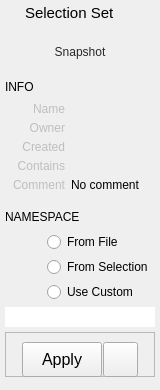
<?xml version="1.0" encoding="UTF-8"?>
<ui version="4.0">
 <class>Form</class>
 <widget class="QWidget" name="Form">
  <property name="geometry">
   <rect>
    <x>0</x>
    <y>0</y>
    <width>160</width>
    <height>390</height>
   </rect>
  </property>
  <property name="sizePolicy">
   <sizepolicy hsizetype="Preferred" vsizetype="Preferred">
    <horstretch>0</horstretch>
    <verstretch>0</verstretch>
   </sizepolicy>
  </property>
  <property name="minimumSize">
   <size>
    <width>160</width>
    <height>390</height>
   </size>
  </property>
  <property name="maximumSize">
   <size>
    <width>300</width>
    <height>16777215</height>
   </size>
  </property>
  <property name="windowTitle">
   <string>Form</string>
  </property>
  <property name="styleSheet">
   <string notr="true"/>
  </property>
  <layout class="QVBoxLayout" name="verticalLayout">
   <property name="spacing">
    <number>5</number>
   </property>
   <property name="leftMargin">
    <number>5</number>
   </property>
   <property name="topMargin">
    <number>2</number>
   </property>
   <property name="rightMargin">
    <number>5</number>
   </property>
   <property name="bottomMargin">
    <number>2</number>
   </property>
   <item>
    <layout class="QHBoxLayout" name="horizontalLayout_18">
     <property name="leftMargin">
      <number>2</number>
     </property>
     <property name="topMargin">
      <number>2</number>
     </property>
     <property name="rightMargin">
      <number>2</number>
     </property>
     <property name="bottomMargin">
      <number>0</number>
     </property>
     <item>
      <widget class="QLabel" name="label_6">
       <property name="maximumSize">
        <size>
         <width>13</width>
         <height>13</height>
        </size>
       </property>
       <property name="text">
        <string/>
       </property>
       <property name="pixmap">
        <pixmap>../images/selectionSet2.png</pixmap>
       </property>
       <property name="scaledContents">
        <bool>true</bool>
       </property>
      </widget>
     </item>
     <item>
      <widget class="QLabel" name="label_2">
       <property name="font">
        <font>
         <family>Arial</family>
         <pointsize>11</pointsize>
         <weight>50</weight>
         <bold>false</bold>
        </font>
       </property>
       <property name="text">
        <string>Selection Set</string>
       </property>
      </widget>
     </item>
    </layout>
   </item>
   <item>
    <layout class="QHBoxLayout" name="horizontalLayout_4">
     <property name="spacing">
      <number>0</number>
     </property>
     <property name="topMargin">
      <number>0</number>
     </property>
     <property name="bottomMargin">
      <number>0</number>
     </property>
     <item>
      <widget class="QLabel" name="label_4">
       <property name="minimumSize">
        <size>
         <width>0</width>
         <height>0</height>
        </size>
       </property>
       <property name="maximumSize">
        <size>
         <width>0</width>
         <height>16777215</height>
        </size>
       </property>
       <property name="text">
        <string/>
       </property>
      </widget>
     </item>
     <item>
      <widget class="QFrame" name="iconFrame_2">
       <property name="sizePolicy">
        <sizepolicy hsizetype="Expanding" vsizetype="Expanding">
         <horstretch>0</horstretch>
         <verstretch>1</verstretch>
        </sizepolicy>
       </property>
       <property name="minimumSize">
        <size>
         <width>50</width>
         <height>50</height>
        </size>
       </property>
       <property name="maximumSize">
        <size>
         <width>150</width>
         <height>150</height>
        </size>
       </property>
       <property name="styleSheet">
        <string notr="true"/>
       </property>
       <property name="frameShape">
        <enum>QFrame::NoFrame</enum>
       </property>
       <property name="frameShadow">
        <enum>QFrame::Plain</enum>
       </property>
       <property name="lineWidth">
        <number>0</number>
       </property>
       <layout class="QVBoxLayout" name="verticalLayout_4">
        <property name="spacing">
         <number>0</number>
        </property>
        <property name="margin">
         <number>0</number>
        </property>
        <item>
         <widget class="QToolButton" name="snapshotButton">
          <property name="enabled">
           <bool>true</bool>
          </property>
          <property name="sizePolicy">
           <sizepolicy hsizetype="Expanding" vsizetype="Expanding">
            <horstretch>0</horstretch>
            <verstretch>1</verstretch>
           </sizepolicy>
          </property>
          <property name="minimumSize">
           <size>
            <width>0</width>
            <height>0</height>
           </size>
          </property>
          <property name="maximumSize">
           <size>
            <width>150</width>
            <height>150</height>
           </size>
          </property>
          <property name="toolTip">
           <string>Take snapshot</string>
          </property>
          <property name="layoutDirection">
           <enum>Qt::LeftToRight</enum>
          </property>
          <property name="styleSheet">
           <string notr="true">color: rgb(40, 40, 40);
border: 1px solid rgb(0, 0, 0, 0);
background-color: rgb(254, 255, 230, 0);</string>
          </property>
          <property name="text">
           <string>Snapshot</string>
          </property>
          <property name="icon">
           <iconset>
            <normaloff>../images/camera.png</normaloff>../images/camera.png</iconset>
          </property>
          <property name="iconSize">
           <size>
            <width>176</width>
            <height>180</height>
           </size>
          </property>
          <property name="popupMode">
           <enum>QToolButton::InstantPopup</enum>
          </property>
          <property name="toolButtonStyle">
           <enum>Qt::ToolButtonIconOnly</enum>
          </property>
          <property name="autoRaise">
           <bool>false</bool>
          </property>
         </widget>
        </item>
       </layout>
      </widget>
     </item>
    </layout>
   </item>
   <item>
    <layout class="QHBoxLayout" name="horizontalLayout_7">
     <property name="topMargin">
      <number>0</number>
     </property>
     <item>
      <widget class="QLabel" name="label_8">
       <property name="minimumSize">
        <size>
         <width>100</width>
         <height>0</height>
        </size>
       </property>
       <property name="maximumSize">
        <size>
         <width>200</width>
         <height>16777215</height>
        </size>
       </property>
       <property name="font">
        <font>
         <family>Arial</family>
         <pointsize>9</pointsize>
         <weight>50</weight>
         <bold>false</bold>
        </font>
       </property>
       <property name="text">
        <string>INFO</string>
       </property>
      </widget>
     </item>
     <item>
      <spacer name="horizontalSpacer_2">
       <property name="orientation">
        <enum>Qt::Horizontal</enum>
       </property>
       <property name="sizeHint" stdset="0">
        <size>
         <width>40</width>
         <height>20</height>
        </size>
       </property>
      </spacer>
     </item>
    </layout>
   </item>
   <item>
    <layout class="QHBoxLayout" name="horizontalLayout">
     <property name="spacing">
      <number>6</number>
     </property>
     <property name="topMargin">
      <number>0</number>
     </property>
     <item>
      <widget class="QLabel" name="label">
       <property name="enabled">
        <bool>false</bool>
       </property>
       <property name="sizePolicy">
        <sizepolicy hsizetype="Fixed" vsizetype="Preferred">
         <horstretch>0</horstretch>
         <verstretch>0</verstretch>
        </sizepolicy>
       </property>
       <property name="minimumSize">
        <size>
         <width>60</width>
         <height>0</height>
        </size>
       </property>
       <property name="maximumSize">
        <size>
         <width>60</width>
         <height>16777215</height>
        </size>
       </property>
       <property name="text">
        <string>Name</string>
       </property>
       <property name="alignment">
        <set>Qt::AlignRight|Qt::AlignTrailing|Qt::AlignVCenter</set>
       </property>
      </widget>
     </item>
     <item>
      <widget class="QLabel" name="name">
       <property name="enabled">
        <bool>true</bool>
       </property>
       <property name="sizePolicy">
        <sizepolicy hsizetype="Ignored" vsizetype="Preferred">
         <horstretch>0</horstretch>
         <verstretch>0</verstretch>
        </sizepolicy>
       </property>
       <property name="text">
        <string/>
       </property>
      </widget>
     </item>
    </layout>
   </item>
   <item>
    <layout class="QHBoxLayout" name="horizontalLayout_9">
     <property name="spacing">
      <number>6</number>
     </property>
     <property name="topMargin">
      <number>0</number>
     </property>
     <item>
      <widget class="QLabel" name="label_13">
       <property name="enabled">
        <bool>false</bool>
       </property>
       <property name="sizePolicy">
        <sizepolicy hsizetype="Fixed" vsizetype="Expanding">
         <horstretch>0</horstretch>
         <verstretch>0</verstretch>
        </sizepolicy>
       </property>
       <property name="minimumSize">
        <size>
         <width>60</width>
         <height>0</height>
        </size>
       </property>
       <property name="maximumSize">
        <size>
         <width>60</width>
         <height>500</height>
        </size>
       </property>
       <property name="text">
        <string>Owner</string>
       </property>
       <property name="alignment">
        <set>Qt::AlignRight|Qt::AlignTop|Qt::AlignTrailing</set>
       </property>
      </widget>
     </item>
     <item>
      <widget class="QLabel" name="owner">
       <property name="enabled">
        <bool>true</bool>
       </property>
       <property name="sizePolicy">
        <sizepolicy hsizetype="Ignored" vsizetype="Expanding">
         <horstretch>0</horstretch>
         <verstretch>0</verstretch>
        </sizepolicy>
       </property>
       <property name="minimumSize">
        <size>
         <width>0</width>
         <height>0</height>
        </size>
       </property>
       <property name="maximumSize">
        <size>
         <width>16777215</width>
         <height>16777215</height>
        </size>
       </property>
       <property name="styleSheet">
        <string notr="true"/>
       </property>
       <property name="text">
        <string/>
       </property>
       <property name="alignment">
        <set>Qt::AlignLeading|Qt::AlignLeft|Qt::AlignTop</set>
       </property>
       <property name="wordWrap">
        <bool>true</bool>
       </property>
      </widget>
     </item>
    </layout>
   </item>
   <item>
    <layout class="QHBoxLayout" name="horizontalLayout_11">
     <property name="spacing">
      <number>6</number>
     </property>
     <property name="topMargin">
      <number>0</number>
     </property>
     <item>
      <widget class="QLabel" name="label_14">
       <property name="enabled">
        <bool>false</bool>
       </property>
       <property name="sizePolicy">
        <sizepolicy hsizetype="Fixed" vsizetype="Expanding">
         <horstretch>0</horstretch>
         <verstretch>0</verstretch>
        </sizepolicy>
       </property>
       <property name="minimumSize">
        <size>
         <width>60</width>
         <height>0</height>
        </size>
       </property>
       <property name="maximumSize">
        <size>
         <width>60</width>
         <height>500</height>
        </size>
       </property>
       <property name="text">
        <string>Created</string>
       </property>
       <property name="alignment">
        <set>Qt::AlignRight|Qt::AlignTop|Qt::AlignTrailing</set>
       </property>
      </widget>
     </item>
     <item>
      <widget class="QLabel" name="created">
       <property name="enabled">
        <bool>true</bool>
       </property>
       <property name="sizePolicy">
        <sizepolicy hsizetype="Expanding" vsizetype="Expanding">
         <horstretch>0</horstretch>
         <verstretch>0</verstretch>
        </sizepolicy>
       </property>
       <property name="minimumSize">
        <size>
         <width>0</width>
         <height>0</height>
        </size>
       </property>
       <property name="maximumSize">
        <size>
         <width>16777215</width>
         <height>16777215</height>
        </size>
       </property>
       <property name="styleSheet">
        <string notr="true"/>
       </property>
       <property name="text">
        <string/>
       </property>
       <property name="alignment">
        <set>Qt::AlignLeading|Qt::AlignLeft|Qt::AlignTop</set>
       </property>
       <property name="wordWrap">
        <bool>true</bool>
       </property>
      </widget>
     </item>
    </layout>
   </item>
   <item>
    <layout class="QHBoxLayout" name="horizontalLayout_15">
     <property name="spacing">
      <number>6</number>
     </property>
     <property name="topMargin">
      <number>0</number>
     </property>
     <property name="bottomMargin">
      <number>0</number>
     </property>
     <item>
      <widget class="QLabel" name="label_15">
       <property name="enabled">
        <bool>false</bool>
       </property>
       <property name="sizePolicy">
        <sizepolicy hsizetype="Fixed" vsizetype="Expanding">
         <horstretch>0</horstretch>
         <verstretch>0</verstretch>
        </sizepolicy>
       </property>
       <property name="minimumSize">
        <size>
         <width>60</width>
         <height>0</height>
        </size>
       </property>
       <property name="maximumSize">
        <size>
         <width>60</width>
         <height>500</height>
        </size>
       </property>
       <property name="text">
        <string>Contains</string>
       </property>
       <property name="alignment">
        <set>Qt::AlignRight|Qt::AlignTop|Qt::AlignTrailing</set>
       </property>
      </widget>
     </item>
     <item>
      <widget class="QLabel" name="contains">
       <property name="enabled">
        <bool>true</bool>
       </property>
       <property name="sizePolicy">
        <sizepolicy hsizetype="Expanding" vsizetype="MinimumExpanding">
         <horstretch>0</horstretch>
         <verstretch>0</verstretch>
        </sizepolicy>
       </property>
       <property name="minimumSize">
        <size>
         <width>0</width>
         <height>0</height>
        </size>
       </property>
       <property name="maximumSize">
        <size>
         <width>16777215</width>
         <height>16777215</height>
        </size>
       </property>
       <property name="styleSheet">
        <string notr="true"/>
       </property>
       <property name="text">
        <string/>
       </property>
       <property name="alignment">
        <set>Qt::AlignLeading|Qt::AlignLeft|Qt::AlignTop</set>
       </property>
       <property name="wordWrap">
        <bool>true</bool>
       </property>
      </widget>
     </item>
    </layout>
   </item>
   <item>
    <layout class="QHBoxLayout" name="horizontalLayout_19">
     <property name="spacing">
      <number>6</number>
     </property>
     <property name="topMargin">
      <number>0</number>
     </property>
     <property name="bottomMargin">
      <number>5</number>
     </property>
     <item>
      <widget class="QLabel" name="label_11">
       <property name="enabled">
        <bool>false</bool>
       </property>
       <property name="sizePolicy">
        <sizepolicy hsizetype="Fixed" vsizetype="Expanding">
         <horstretch>0</horstretch>
         <verstretch>0</verstretch>
        </sizepolicy>
       </property>
       <property name="minimumSize">
        <size>
         <width>60</width>
         <height>0</height>
        </size>
       </property>
       <property name="maximumSize">
        <size>
         <width>60</width>
         <height>500</height>
        </size>
       </property>
       <property name="text">
        <string>Comment</string>
       </property>
       <property name="alignment">
        <set>Qt::AlignRight|Qt::AlignTop|Qt::AlignTrailing</set>
       </property>
      </widget>
     </item>
     <item>
      <widget class="QLabel" name="comment">
       <property name="enabled">
        <bool>true</bool>
       </property>
       <property name="sizePolicy">
        <sizepolicy hsizetype="Ignored" vsizetype="MinimumExpanding">
         <horstretch>0</horstretch>
         <verstretch>0</verstretch>
        </sizepolicy>
       </property>
       <property name="minimumSize">
        <size>
         <width>0</width>
         <height>0</height>
        </size>
       </property>
       <property name="maximumSize">
        <size>
         <width>16777215</width>
         <height>16777215</height>
        </size>
       </property>
       <property name="styleSheet">
        <string notr="true"/>
       </property>
       <property name="text">
        <string>No comment</string>
       </property>
       <property name="alignment">
        <set>Qt::AlignLeading|Qt::AlignLeft|Qt::AlignTop</set>
       </property>
       <property name="wordWrap">
        <bool>true</bool>
       </property>
       <property name="textInteractionFlags">
        <set>Qt::LinksAccessibleByMouse|Qt::TextSelectableByMouse</set>
       </property>
      </widget>
     </item>
    </layout>
   </item>
   <item>
    <layout class="QHBoxLayout" name="horizontalLayout_20">
     <property name="topMargin">
      <number>5</number>
     </property>
     <item>
      <widget class="QLabel" name="label_5">
       <property name="minimumSize">
        <size>
         <width>100</width>
         <height>0</height>
        </size>
       </property>
       <property name="maximumSize">
        <size>
         <width>100</width>
         <height>16777215</height>
        </size>
       </property>
       <property name="font">
        <font>
         <family>Arial</family>
         <pointsize>9</pointsize>
         <weight>50</weight>
         <bold>false</bold>
        </font>
       </property>
       <property name="text">
        <string>NAMESPACE</string>
       </property>
      </widget>
     </item>
     <item>
      <spacer name="horizontalSpacer_5">
       <property name="orientation">
        <enum>Qt::Horizontal</enum>
       </property>
       <property name="sizeHint" stdset="0">
        <size>
         <width>40</width>
         <height>20</height>
        </size>
       </property>
      </spacer>
     </item>
    </layout>
   </item>
   <item>
    <layout class="QHBoxLayout" name="horizontalLayout_5">
     <property name="spacing">
      <number>2</number>
     </property>
     <property name="leftMargin">
      <number>0</number>
     </property>
     <property name="topMargin">
      <number>0</number>
     </property>
     <item>
      <widget class="QLabel" name="label_16">
       <property name="minimumSize">
        <size>
         <width>40</width>
         <height>0</height>
        </size>
       </property>
       <property name="maximumSize">
        <size>
         <width>40</width>
         <height>16777215</height>
        </size>
       </property>
       <property name="layoutDirection">
        <enum>Qt::LeftToRight</enum>
       </property>
       <property name="text">
        <string/>
       </property>
       <property name="alignment">
        <set>Qt::AlignRight|Qt::AlignTrailing|Qt::AlignVCenter</set>
       </property>
      </widget>
     </item>
     <item>
      <widget class="QRadioButton" name="useFileNamespace">
       <property name="text">
        <string>From File</string>
       </property>
      </widget>
     </item>
    </layout>
   </item>
   <item>
    <layout class="QHBoxLayout" name="horizontalLayout_10">
     <property name="spacing">
      <number>2</number>
     </property>
     <property name="leftMargin">
      <number>0</number>
     </property>
     <property name="topMargin">
      <number>0</number>
     </property>
     <item>
      <widget class="QLabel" name="label_17">
       <property name="minimumSize">
        <size>
         <width>40</width>
         <height>0</height>
        </size>
       </property>
       <property name="maximumSize">
        <size>
         <width>40</width>
         <height>16777215</height>
        </size>
       </property>
       <property name="layoutDirection">
        <enum>Qt::LeftToRight</enum>
       </property>
       <property name="text">
        <string/>
       </property>
       <property name="alignment">
        <set>Qt::AlignRight|Qt::AlignTrailing|Qt::AlignVCenter</set>
       </property>
      </widget>
     </item>
     <item>
      <widget class="QRadioButton" name="useSelectionNamespace">
       <property name="text">
        <string>From Selection</string>
       </property>
      </widget>
     </item>
    </layout>
   </item>
   <item>
    <layout class="QHBoxLayout" name="horizontalLayout_12">
     <property name="spacing">
      <number>2</number>
     </property>
     <property name="leftMargin">
      <number>0</number>
     </property>
     <property name="topMargin">
      <number>0</number>
     </property>
     <item>
      <widget class="QLabel" name="label_19">
       <property name="minimumSize">
        <size>
         <width>40</width>
         <height>0</height>
        </size>
       </property>
       <property name="maximumSize">
        <size>
         <width>40</width>
         <height>16777215</height>
        </size>
       </property>
       <property name="layoutDirection">
        <enum>Qt::LeftToRight</enum>
       </property>
       <property name="text">
        <string/>
       </property>
       <property name="alignment">
        <set>Qt::AlignRight|Qt::AlignTrailing|Qt::AlignVCenter</set>
       </property>
      </widget>
     </item>
     <item>
      <widget class="QRadioButton" name="useCustomNamespace">
       <property name="text">
        <string>Use Custom</string>
       </property>
      </widget>
     </item>
    </layout>
   </item>
   <item>
    <layout class="QHBoxLayout" name="horizontalLayout_3">
     <property name="leftMargin">
      <number>0</number>
     </property>
     <property name="topMargin">
      <number>0</number>
     </property>
     <property name="rightMargin">
      <number>0</number>
     </property>
     <item>
      <widget class="QLineEdit" name="namespaceEdit">
       <property name="minimumSize">
        <size>
         <width>0</width>
         <height>0</height>
        </size>
       </property>
       <property name="frame">
        <bool>false</bool>
       </property>
      </widget>
     </item>
    </layout>
   </item>
   <item>
    <widget class="QFrame" name="previewButtons">
     <property name="frameShape">
      <enum>QFrame::StyledPanel</enum>
     </property>
     <property name="frameShadow">
      <enum>QFrame::Raised</enum>
     </property>
     <layout class="QHBoxLayout" name="horizontalLayout_6">
      <property name="spacing">
       <number>1</number>
      </property>
      <item>
       <spacer name="horizontalSpacer_3">
        <property name="orientation">
         <enum>Qt::Horizontal</enum>
        </property>
        <property name="sizeHint" stdset="0">
         <size>
          <width>40</width>
          <height>20</height>
         </size>
        </property>
       </spacer>
      </item>
      <item>
       <widget class="QPushButton" name="acceptButton">
        <property name="sizePolicy">
         <sizepolicy hsizetype="Preferred" vsizetype="Fixed">
          <horstretch>0</horstretch>
          <verstretch>0</verstretch>
         </sizepolicy>
        </property>
        <property name="minimumSize">
         <size>
          <width>80</width>
          <height>35</height>
         </size>
        </property>
        <property name="maximumSize">
         <size>
          <width>125</width>
          <height>35</height>
         </size>
        </property>
        <property name="font">
         <font>
          <family>Arial</family>
          <pointsize>12</pointsize>
          <weight>50</weight>
          <bold>false</bold>
         </font>
        </property>
        <property name="toolTip">
         <string/>
        </property>
        <property name="styleSheet">
         <string notr="true"/>
        </property>
        <property name="text">
         <string>Apply</string>
        </property>
       </widget>
      </item>
      <item>
       <widget class="QPushButton" name="selectionSetButton">
        <property name="minimumSize">
         <size>
          <width>35</width>
          <height>35</height>
         </size>
        </property>
        <property name="maximumSize">
         <size>
          <width>35</width>
          <height>16777215</height>
         </size>
        </property>
        <property name="text">
         <string/>
        </property>
        <property name="icon">
         <iconset>
          <normaloff>../images/selectionSet2.png</normaloff>../images/selectionSet2.png</iconset>
        </property>
        <property name="iconSize">
         <size>
          <width>25</width>
          <height>25</height>
         </size>
        </property>
       </widget>
      </item>
      <item>
       <spacer name="horizontalSpacer_4">
        <property name="orientation">
         <enum>Qt::Horizontal</enum>
        </property>
        <property name="sizeHint" stdset="0">
         <size>
          <width>40</width>
          <height>20</height>
         </size>
        </property>
       </spacer>
      </item>
     </layout>
    </widget>
   </item>
   <item>
    <widget class="QFrame" name="frame">
     <property name="sizePolicy">
      <sizepolicy hsizetype="Preferred" vsizetype="Expanding">
       <horstretch>0</horstretch>
       <verstretch>2</verstretch>
      </sizepolicy>
     </property>
     <property name="frameShape">
      <enum>QFrame::StyledPanel</enum>
     </property>
     <property name="frameShadow">
      <enum>QFrame::Raised</enum>
     </property>
    </widget>
   </item>
   <item>
    <widget class="QLabel" name="label_18">
     <property name="maximumSize">
      <size>
       <width>16777215</width>
       <height>0</height>
      </size>
     </property>
     <property name="text">
      <string/>
     </property>
    </widget>
   </item>
  </layout>
 </widget>
 <resources/>
 <connections/>
 <slots>
  <slot>snapshot()</slot>
  <slot>apply()</slot>
  <slot>edit()</slot>
  <slot>showContextMenu()</slot>
 </slots>
</ui>
